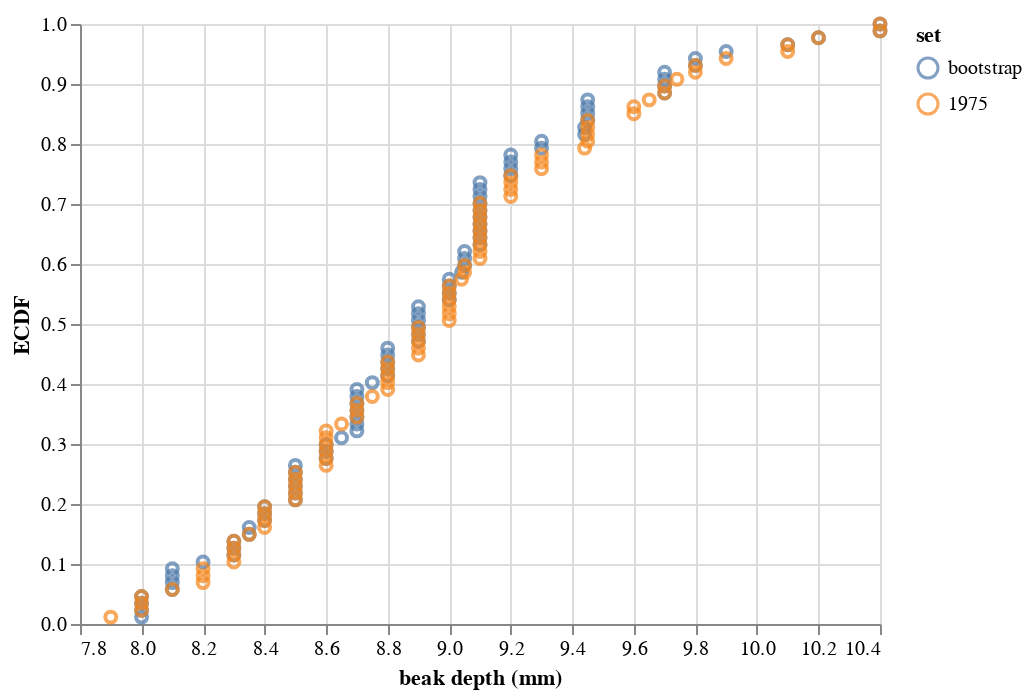

Source (notebook cell):
### Markdown cell above
Let's take a quick look at this bootstrap sample by plotting its ECDF right next to that of the original data set.

### Code cell
# Compute ECDF of bootstrap sample
x_bs, y_bs = bootcamp_utils.ecdf_vals(bs_sample)
df_bs = pd.DataFrame(data={'beak depth (mm)': x_bs,
                           'ECDF': y_bs, 
                           'set': 'bootstrap',
                           'year': 1975})

# DataFrame for original data
df_original = df.copy().loc[df['year']==1975, :]
df_original['set'] = 1975

# DataFrame for plotting
df_plot = pd.concat([df_bs, df_original], ignore_index=True, sort=True)

# Plot the ECDFs
alt.Chart(df_plot
    ).mark_point(
    ).encode(x=alt.X('beak depth (mm):Q', scale=alt.Scale(zero=False)),
             y='ECDF:Q',
             color=alt.Color('set:N'))

### Figure 1 — Vega-Lite specification as saved in the notebook (floating-point values rounded to 4 significant figures; data arrays with more than 128 entries replaced by an {"elided": "..."} marker saying what was removed)
{"$schema": "https://vega.github.io/schema/vega-lite/v2.4.3.json", "config": {"view": {"height": 300, "width": 400}}, "data": {"values": {"elided": "174 records"}}, "encoding": {"color": {"field": "set", "type": "nominal"}, "x": {"field": "beak depth (mm)", "scale": {"zero": false}, "type": "quantitative"}, "y": {"field": "ECDF", "type": "quantitative"}}, "mark": "point"}
